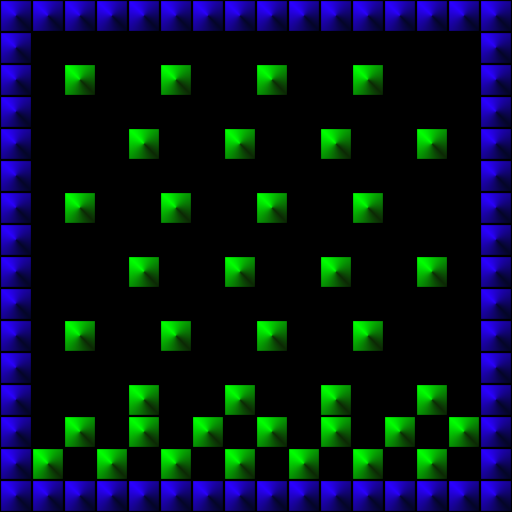

This is a level from a 2D game, rendered from its Tiled map with the project's own tilesets. A one-line summary and the complete map file follow:
An orthogonal 16x16 tile map with 32x32 px tiles, 1 tile layer (Tile Layer 1).

<map version="1.10" tiledversion="1.11.0" orientation="orthogonal" renderorder="right-down" width="16" height="16" tilewidth="32" tileheight="32" infinite="0" nextlayerid="2" nextobjectid="1">
 <tileset firstgid="1" source="../../tiles/orthogonal_1.tsx" />
 <layer id="1" name="Tile Layer 1" width="16" height="16">
  <data encoding="csv">
2,2,2,2,2,2,2,2,2,2,2,2,2,2,2,2,
2,0,0,0,0,0,0,0,0,0,0,0,0,0,0,2,
2,0,6,0,0,6,0,0,6,0,0,6,0,0,0,2,
2,0,0,0,0,0,0,0,0,0,0,0,0,0,0,2,
2,0,0,0,6,0,0,6,0,0,6,0,0,6,0,2,
2,0,0,0,0,0,0,0,0,0,0,0,0,0,0,2,
2,0,6,0,0,6,0,0,6,0,0,6,0,0,0,2,
2,0,0,0,0,0,0,0,0,0,0,0,0,0,0,2,
2,0,0,0,6,0,0,6,0,0,6,0,0,6,0,2,
2,0,0,0,0,0,0,0,0,0,0,0,0,0,0,2,
2,0,6,0,0,6,0,0,6,0,0,6,0,0,0,2,
2,0,0,0,0,0,0,0,0,0,0,0,0,0,0,2,
2,0,0,0,6,0,0,6,0,0,6,0,0,6,0,2,
2,0,6,0,6,0,6,0,6,0,6,0,6,0,6,2,
2,6,0,6,0,6,0,6,0,6,0,6,0,6,0,2,
2,2,2,2,2,2,2,2,2,2,2,2,2,2,2,2
</data>
 </layer>
</map>
